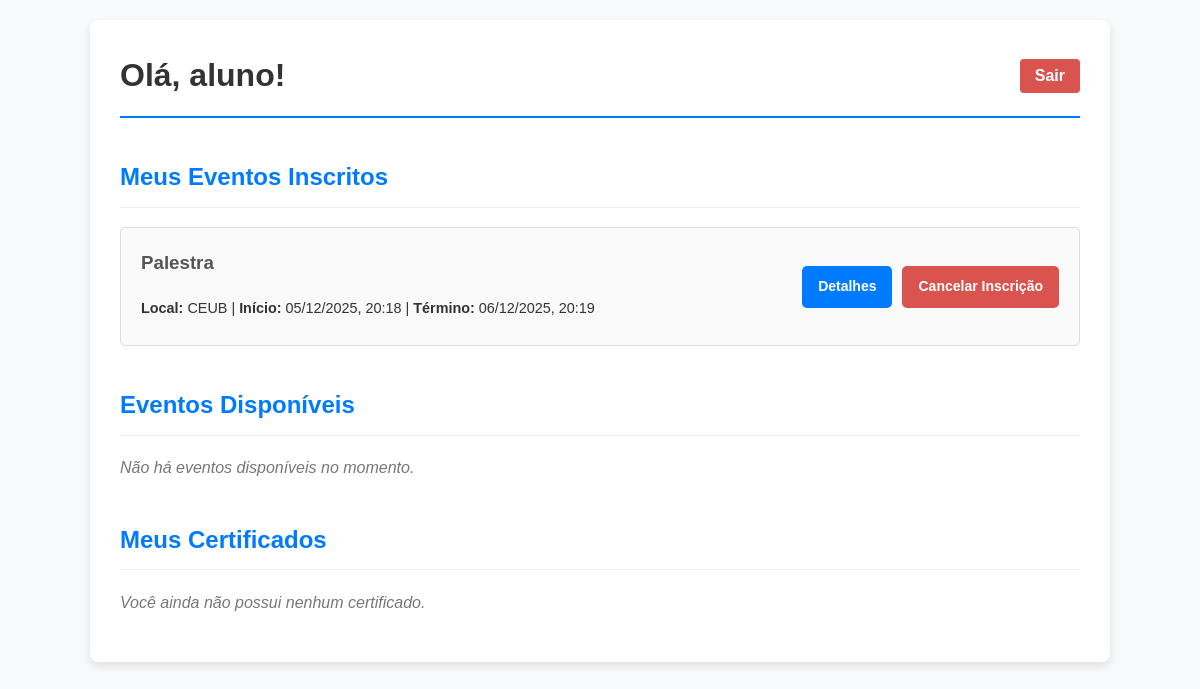
The app's page /dashboard/participante/ (signed in), older data.
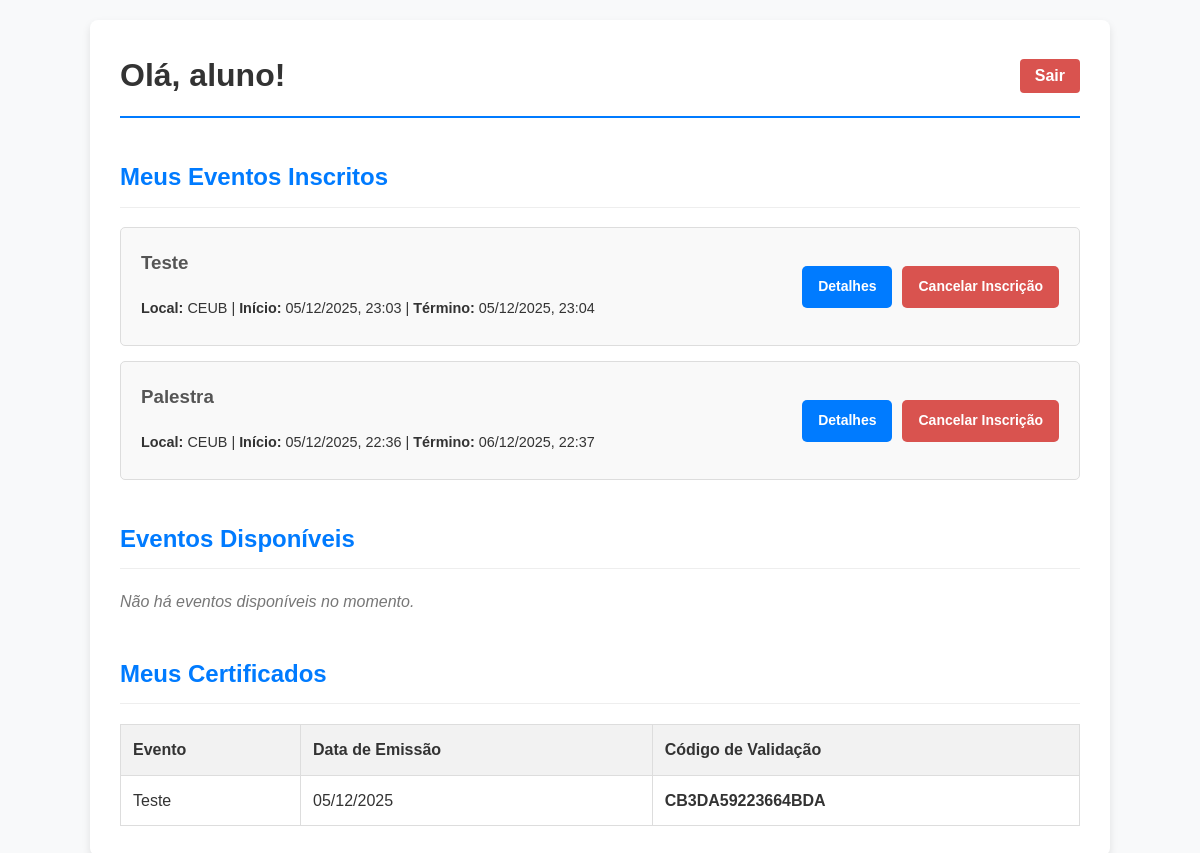
The same page, newer data.
### sgea_app/models.py (models this page shows, shortened)
class Evento(models.Model):
    TIPO_EVENTO_CHOICES = (
        ('seminario', 'Seminário'),
        ('palestra', 'Palestra'),
        ('congresso', 'Congresso'),
        ('workshop', 'Workshop'),
        ('outro', 'Outro'),
    )
    nome = models.CharField(max_length=200, help_text="Nome ou título do evento.")
    tipo_evento = models.CharField(max_length=50, choices=TIPO_EVENTO_CHOICES, help_text="Tipo do evento (ex: seminário, palestra).")
    data_inicio = models.DateTimeField(help_text="Data e hora de início do evento.")
    data_fim = models.DateTimeField(help_text="Data e hora de término do evento.")
    local = models.CharField(max_length=255, help_text="Local onde o evento ocorrerá.")
    quantidade_participantes = models.PositiveIntegerField(
        default=0,
        validators=[MinValueValidator(0)],
        help_text="Número máximo de participantes permitidos.")
    banner = models.ImageField(
        upload_to='eventos/banners/',
        blank=True,
        null=True,
        help_text="Imagem promocional do evento (apenas .jpg, .png, .jpeg).",
        validators=[FileExtensionValidator(allowed_extensions=['jpg', 'jpeg', 'png'])]
    )
    organizador = models.ForeignKey(
        settings.AUTH_USER_MODEL,
        on_delete=models.SET_NULL,
        null=True,
        related_name='eventos_organizados',
        limit_choices_to={'perfil': 'organizador'},
        help_text="Organizador responsável pelo evento."
    )
    participantes = models.ManyToManyField(
        settings.AUTH_USER_MODEL,
        through='Inscricao',
        related_name='eventos_inscritos',
        blank=True
    )
    professor_responsavel = models.ForeignKey(
        settings.AUTH_USER_MODEL,
        on_delete=models.SET_NULL,
        null=True,
        related_name='eventos_responsavel',
        limit_choices_to={'perfil': 'professor'},
        help_text="Professor responsável pelo evento."
    )
    data_criacao = models.DateTimeField(auto_now_add=True)
    data_atualizacao = models.DateTimeField(auto_now=True)
    class Meta:
        db_table = "evento"
        ordering = ["-data_inicio", "nome"]
        verbose_name = "Evento"
        verbose_name_plural = "Eventos"

class Certificado(models.Model):
    inscricao = models.OneToOneField(Inscricao, on_delete=models.CASCADE, primary_key=True, help_text="A inscrição que deu origem a este certificado.")
    codigo_validacao = models.CharField(max_length=50, unique=True, help_text="Código único para validação do certificado.")
    data_emissao = models.DateTimeField(auto_now_add=True)
    class Meta:
        db_table = "certificado"
        verbose_name = "Certificado"
        verbose_name_plural = "Certificados"

class Inscricao(models.Model):
    usuario = models.ForeignKey(settings.AUTH_USER_MODEL, on_delete=models.CASCADE, related_name="inscricoes")
    evento = models.ForeignKey(Evento, on_delete=models.CASCADE, related_name="inscricoes")
    data_inscricao = models.DateTimeField(auto_now_add=True)
    presenca = models.BooleanField(default=False, help_text="Indica se o participante esteve presente no evento.")
    class Meta:
        db_table = "inscricao"
        verbose_name = "Inscrição"
        verbose_name_plural = "Inscrições"
        unique_together = ('usuario', 'evento') # Garante que um usuário só se inscreva uma vez por evento

### sgea_app/views.py (the view)
# urls.py: path('dashboard/participante/', views.participantes_dashboard, name='participantes_dashboard'),
@login_required
def participantes_dashboard(request):
    inscricoes_pendentes = Inscricao.objects.filter(
        usuario=request.user,
        presenca=True,
        certificado__isnull=True,
        evento__data_fim__lt=timezone.now()  # Apenas eventos passados
    )
    for inscricao in inscricoes_pendentes:
        verificar_e_gerar_certificado(inscricao)
    eventos_inscritos = Evento.objects.filter(participantes=request.user)
    eventos_disponiveis = Evento.objects.exclude(participantes=request.user)
    eventos_responsavel = []
    if request.user.perfil == 'professor':
        eventos_responsavel = Evento.objects.filter(professor_responsavel=request.user)
    certificados_obtidos = Certificado.objects.filter(inscricao__usuario=request.user).select_related(
        'inscricao__evento')
    context = {
        'eventos_inscritos': eventos_inscritos,
        'eventos_disponiveis': eventos_disponiveis,
        'certificados_obtidos': certificados_obtidos,
        'eventos_responsavel': eventos_responsavel,
    }
    return render(request, 'sgea_app/dashboard/participantes_dashboard.html', context)

### sgea_app/templates/sgea_app/dashboard/participantes_dashboard.html (shortened to what this page needs)
<!DOCTYPE html>
<html lang="pt-br">
<head>
</head>
<body>
    <div class="container">
        <div class="header">
            <h1>Olá, {{ user.first_name|default:user.username }}!</h1>
            <form action="{% url 'logout' %}" method="post" class="logout-form">
                <button type="submit">Sair</button>
            </form>
        </div>
        <h2>Meus Eventos Inscritos</h2>
        {% if eventos_inscritos %}
            <ul class="event-list">
                {% for evento in eventos_inscritos %}
                    <li class="event-item">
                        <div class="event-details">
                            <h3>{{ evento.nome }}</h3>
                            <p><strong>Local:</strong> {{ evento.local }} | <strong>Início:</strong> {{ evento.data_inicio|date:"d/m/Y, H:i" }} |
                            <strong>Término:</strong> {{ evento.data_fim|date:"d/m/Y, H:i" }} </p>
                        </div>
                        <div class="event-actions">
                            <a href="{% url 'detalhes_evento' evento.pk %}" class="btn btn-primary">Detalhes</a>
                            <form action="{% url 'cancelar_inscricao' evento.pk %}" method="post" style="margin: 0;">
                                <button type="submit" class="btn btn-danger">Cancelar Inscrição</button>
                            </form>
                        </div>
                    </li>
                {% endfor %}
            </ul>
        {% else %}
            <p class="no-events">Você ainda não se inscreveu em nenhum evento.</p>
        {% endif %}
        <h2>Eventos Disponíveis</h2>
        {% if eventos_disponiveis %}
            <ul class="event-list">
                {% for evento in eventos_disponiveis %}
                    <li class="event-item">
                        <div class="event-details">
                            <h3><a href="{% url 'detalhes_evento' evento.pk %}" style="text-decoration: none; color: #007bff;">{{ evento.nome }}</a></h3>
                            <p><strong>Local:</strong> {{ evento.local }} | <strong>Início:</strong> {{ evento.data_inicio|date:"d/m/Y, H:i" }}</p>
                        </div>
                        <div class="event-actions">
                            <form action="{% url 'inscrever_evento' evento.pk %}" method="post">
                                {% csrf_token %}
                                <button type="submit" class="btn btn-success">Inscrever-se</button>
                            </form>
                        </div>
                    </li>
                {% endfor %}
            </ul>
        {% else %}
            <p class="no-events">Não há eventos disponíveis no momento.</p>
        {% endif %}
        <h2>Meus Certificados</h2>
        {% if certificados_obtidos %}
            <table class="table">
                <thead>
                    <tr>
                        <th>Evento</th>
                        <th>Data de Emissão</th>
                        <th>Código de Validação</th>
                    </tr>
                </thead>
                <tbody>
                    {% for certificado in certificados_obtidos %}
                    <tr>
                        <td>{{ certificado.inscricao.evento.nome }}</td>
                        <td>{{ certificado.data_emissao|date:"d/m/Y" }}</td>
                        <td><strong>{{ certificado.codigo_validacao }}</strong></td>
                    </tr>
                    {% endfor %}
                </tbody>
            </table>
        {% else %}
            <p class="no-certificates">Você ainda não possui nenhum certificado.</p>
        {% endif %}
    </div>
</body>
</html>

Row changes from the older to the newer data that the page shows:
added Evento: nome "Teste", local "CEUB", data_inicio "05/12/2025, 23:03", data_fim "05/12/2025, 23:04"
changed Evento "Palestra": data_inicio "05/12/2025, 20:18" → "05/12/2025, 22:36"; data_fim "06/12/2025, 20:19" → "06/12/2025, 22:37"
added Certificado: inscricao.evento.nome "Teste", data_emissao "05/12/2025", codigo_validacao "CB3DA59223664BDA"
Text that changed along with them:
text no longer shown: "Você ainda não possui nenhum certificado."
text now shown: "Evento Data de Emissão Código de Validação"
